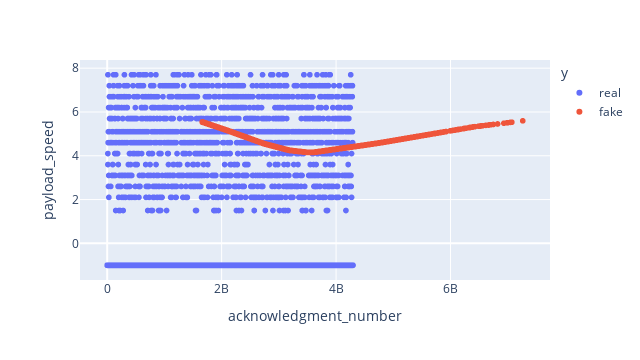

Notebook cell for this chart:
### Code cell
fig = px.scatter(df, x="acknowledgment_number", y="payload_speed", color="y", width=640, height=360)
fig.show()

### Figure 1 — Plotly figure (JSON) as saved in the notebook; plotly's stock layout.template omitted (floating-point values rounded to 4 significant figures; data arrays with more than 128 entries replaced by an {"elided": "..."} marker saying what was removed)
{"data": [{"hovertemplate": "y=real<br>acknowledgment_number=%{x}<br>payload_speed=%{y}<extra></extra>", "legendgroup": "real", "marker": {"color": "#636efa", "symbol": "circle"}, "mode": "markers", "name": "real", "showlegend": true, "type": "scattergl", "x": {"elided": "16300 int values"}, "xaxis": "x", "y": {"elided": "16300 float values"}, "yaxis": "y"}, {"hovertemplate": "y=fake<br>acknowledgment_number=%{x}<br>payload_speed=%{y}<extra></extra>", "legendgroup": "fake", "marker": {"color": "#EF553B", "symbol": "circle"}, "mode": "markers", "name": "fake", "showlegend": true, "type": "scattergl", "x": {"elided": "6520 int values"}, "xaxis": "x", "y": {"elided": "6520 float values"}, "yaxis": "y"}], "layout": {"height": 360, "legend": {"title": {"text": "y"}, "tracegroupgap": 0}, "margin": {"t": 60}, "width": 640, "xaxis": {"anchor": "y", "domain": [0, 1], "title": {"text": "acknowledgment_number"}}, "yaxis": {"anchor": "x", "domain": [0, 1], "title": {"text": "payload_speed"}}}}
